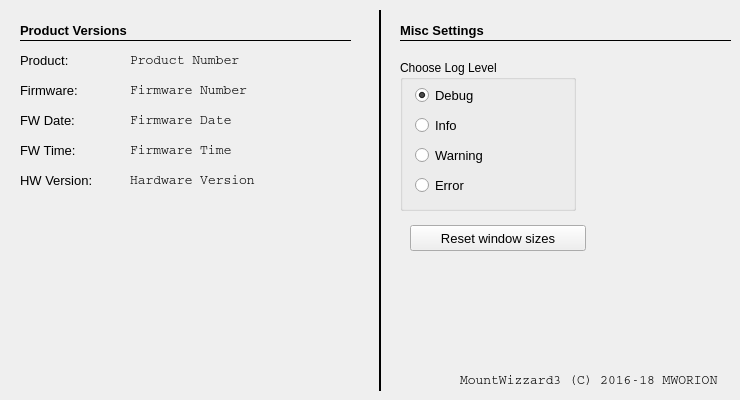
     <widget class="QWidget" name="tab_11">
      <attribute name="title">
       <string>Versions</string>
      </attribute>
      <widget class="QLabel" name="le_firmwareTime">
       <property name="geometry">
        <rect>
         <x>130</x>
         <y>140</y>
         <width>191</width>
         <height>21</height>
        </rect>
       </property>
       <property name="font">
        <font>
         <family>Courier</family>
         <pointsize>10</pointsize>
         <weight>50</weight>
         <bold>false</bold>
        </font>
       </property>
       <property name="text">
        <string>Firmware Time</string>
       </property>
      </widget>
      <widget class="QLabel" name="le_firmwareProductName">
       <property name="geometry">
        <rect>
         <x>130</x>
         <y>50</y>
         <width>191</width>
         <height>21</height>
        </rect>
       </property>
       <property name="font">
        <font>
         <family>Courier</family>
         <pointsize>10</pointsize>
         <weight>50</weight>
         <bold>false</bold>
        </font>
       </property>
       <property name="text">
        <string>Product Number</string>
       </property>
      </widget>
      <widget class="QLabel" name="le_firmwareDate">
       <property name="geometry">
        <rect>
         <x>130</x>
         <y>110</y>
         <width>191</width>
         <height>21</height>
        </rect>
       </property>
       <property name="font">
        <font>
         <family>Courier</family>
         <pointsize>10</pointsize>
         <weight>50</weight>
         <bold>false</bold>
        </font>
       </property>
       <property name="text">
        <string>Firmware Date</string>
       </property>
      </widget>
      <widget class="QLabel" name="firmwareProductName_2">
       <property name="geometry">
        <rect>
         <x>20</x>
         <y>50</y>
         <width>101</width>
         <height>21</height>
        </rect>
       </property>
       <property name="font">
        <font>
         <family>Arial</family>
         <pointsize>10</pointsize>
         <weight>50</weight>
         <bold>false</bold>
        </font>
       </property>
       <property name="text">
        <string>Product:</string>
       </property>
      </widget>
      <widget class="QLabel" name="le_firmwareProductName_2">
       <property name="geometry">
        <rect>
         <x>460</x>
         <y>370</y>
         <width>271</width>
         <height>21</height>
        </rect>
       </property>
       <property name="font">
        <font>
         <family>Courier</family>
         <pointsize>10</pointsize>
         <weight>50</weight>
         <bold>false</bold>
        </font>
       </property>
       <property name="text">
        <string>MountWizzard3 (C) 2016-18 MWORION</string>
       </property>
      </widget>
      <widget class="QLabel" name="firmwareProductName_6">
       <property name="geometry">
        <rect>
         <x>20</x>
         <y>170</y>
         <width>101</width>
         <height>21</height>
        </rect>
       </property>
       <property name="font">
        <font>
         <family>Arial</family>
         <pointsize>10</pointsize>
         <weight>50</weight>
         <bold>false</bold>
        </font>
       </property>
       <property name="text">
        <string>HW Version:</string>
       </property>
      </widget>
      <widget class="QLabel" name="label_56">
       <property name="geometry">
        <rect>
         <x>20</x>
         <y>20</y>
         <width>161</width>
         <height>21</height>
        </rect>
       </property>
       <property name="font">
        <font>
         <family>Arial</family>
         <pointsize>10</pointsize>
         <weight>75</weight>
         <bold>true</bold>
        </font>
       </property>
       <property name="text">
        <string>Product Versions</string>
       </property>
      </widget>
      <widget class="QLabel" name="le_hardwareVersion">
       <property name="geometry">
        <rect>
         <x>130</x>
         <y>170</y>
         <width>201</width>
         <height>21</height>
        </rect>
       </property>
       <property name="font">
        <font>
         <family>Courier</family>
         <pointsize>10</pointsize>
         <weight>50</weight>
         <bold>false</bold>
        </font>
       </property>
       <property name="text">
        <string>Hardware Version</string>
       </property>
      </widget>
      <widget class="QLabel" name="le_firmwareNumber">
       <property name="geometry">
        <rect>
         <x>130</x>
         <y>80</y>
         <width>191</width>
         <height>21</height>
        </rect>
       </property>
       <property name="font">
        <font>
         <family>Courier</family>
         <pointsize>10</pointsize>
         <weight>50</weight>
         <bold>false</bold>
        </font>
       </property>
       <property name="text">
        <string>Firmware Number</string>
       </property>
      </widget>
      <widget class="Line" name="line_6">
       <property name="geometry">
        <rect>
         <x>20</x>
         <y>40</y>
         <width>331</width>
         <height>1</height>
        </rect>
       </property>
       <property name="font">
        <font>
         <family>Arial</family>
         <pointsize>10</pointsize>
         <weight>50</weight>
         <bold>false</bold>
        </font>
       </property>
       <property name="frameShadow">
        <enum>QFrame::Plain</enum>
       </property>
       <property name="orientation">
        <enum>Qt::Horizontal</enum>
       </property>
      </widget>
      <widget class="QLabel" name="firmwareProductName_4">
       <property name="geometry">
        <rect>
         <x>20</x>
         <y>110</y>
         <width>101</width>
         <height>21</height>
        </rect>
       </property>
       <property name="font">
        <font>
         <family>Arial</family>
         <pointsize>10</pointsize>
         <weight>50</weight>
         <bold>false</bold>
        </font>
       </property>
       <property name="text">
        <string>FW Date:</string>
       </property>
      </widget>
      <widget class="QLabel" name="firmwareProductName_5">
       <property name="geometry">
        <rect>
         <x>20</x>
         <y>140</y>
         <width>101</width>
         <height>21</height>
        </rect>
       </property>
       <property name="font">
        <font>
         <family>Arial</family>
         <pointsize>10</pointsize>
         <weight>50</weight>
         <bold>false</bold>
        </font>
       </property>
       <property name="text">
        <string>FW Time:</string>
       </property>
      </widget>
      <widget class="QLabel" name="firmwareProductName_3">
       <property name="geometry">
        <rect>
         <x>20</x>
         <y>80</y>
         <width>101</width>
         <height>21</height>
        </rect>
       </property>
       <property name="font">
        <font>
         <family>Arial</family>
         <pointsize>10</pointsize>
         <weight>50</weight>
         <bold>false</bold>
        </font>
       </property>
       <property name="text">
        <string>Firmware:</string>
       </property>
      </widget>
      <widget class="QGroupBox" name="logginLevel">
       <property name="geometry">
        <rect>
         <x>400</x>
         <y>60</y>
         <width>176</width>
         <height>151</height>
        </rect>
       </property>
       <property name="title">
        <string>Choose Log Level</string>
       </property>
       <widget class="QRadioButton" name="loglevelDebug">
        <property name="geometry">
         <rect>
          <x>15</x>
          <y>25</y>
          <width>121</width>
          <height>21</height>
         </rect>
        </property>
        <property name="font">
         <font>
          <family>Arial</family>
          <pointsize>10</pointsize>
          <weight>50</weight>
          <bold>false</bold>
         </font>
        </property>
        <property name="toolTip">
         <string>&lt;html&gt;&lt;head/&gt;&lt;body&gt;&lt;p&gt;Choose local solver&lt;/p&gt;&lt;/body&gt;&lt;/html&gt;</string>
        </property>
        <property name="text">
         <string>Debug</string>
        </property>
        <property name="checked">
         <bool>true</bool>
        </property>
       </widget>
       <widget class="QRadioButton" name="loglevelInfo">
        <property name="geometry">
         <rect>
          <x>15</x>
          <y>55</y>
          <width>76</width>
          <height>21</height>
         </rect>
        </property>
        <property name="font">
         <font>
          <family>Arial</family>
          <pointsize>10</pointsize>
          <weight>50</weight>
          <bold>false</bold>
         </font>
        </property>
        <property name="toolTip">
         <string>&lt;html&gt;&lt;head/&gt;&lt;body&gt;&lt;p&gt;Choose online solver nova.astrometry.net as solver&lt;/p&gt;&lt;/body&gt;&lt;/html&gt;</string>
        </property>
        <property name="text">
         <string>Info</string>
        </property>
        <property name="checked">
         <bool>false</bool>
        </property>
       </widget>
       <widget class="QRadioButton" name="loglevelWarning">
        <property name="geometry">
         <rect>
          <x>15</x>
          <y>85</y>
          <width>106</width>
          <height>21</height>
         </rect>
        </property>
        <property name="font">
         <font>
          <family>Arial</family>
          <pointsize>10</pointsize>
          <weight>50</weight>
          <bold>false</bold>
         </font>
        </property>
        <property name="toolTip">
         <string>&lt;html&gt;&lt;head/&gt;&lt;body&gt;&lt;p&gt;Choose online solver nova.astrometry.net as solver&lt;/p&gt;&lt;/body&gt;&lt;/html&gt;</string>
        </property>
        <property name="text">
         <string>Warning</string>
        </property>
        <property name="checked">
         <bool>false</bool>
        </property>
       </widget>
       <widget class="QRadioButton" name="loglevelError">
        <property name="geometry">
         <rect>
          <x>15</x>
          <y>115</y>
          <width>106</width>
          <height>21</height>
         </rect>
        </property>
        <property name="font">
         <font>
          <family>Arial</family>
          <pointsize>10</pointsize>
          <weight>50</weight>
          <bold>false</bold>
         </font>
        </property>
        <property name="toolTip">
         <string>&lt;html&gt;&lt;head/&gt;&lt;body&gt;&lt;p&gt;Choose online solver nova.astrometry.net as solver&lt;/p&gt;&lt;/body&gt;&lt;/html&gt;</string>
        </property>
        <property name="text">
         <string>Error</string>
        </property>
        <property name="checked">
         <bool>false</bool>
        </property>
       </widget>
      </widget>
      <widget class="Line" name="line_57">
       <property name="geometry">
        <rect>
         <x>370</x>
         <y>10</y>
         <width>21</width>
         <height>381</height>
        </rect>
       </property>
       <property name="styleSheet">
        <string notr="true"/>
       </property>
       <property name="frameShadow">
        <enum>QFrame::Plain</enum>
       </property>
       <property name="lineWidth">
        <number>2</number>
       </property>
       <property name="orientation">
        <enum>Qt::Vertical</enum>
       </property>
      </widget>
      <widget class="Line" name="line_9">
       <property name="geometry">
        <rect>
         <x>400</x>
         <y>40</y>
         <width>331</width>
         <height>1</height>
        </rect>
       </property>
       <property name="font">
        <font>
         <family>Arial</family>
         <pointsize>10</pointsize>
         <weight>50</weight>
         <bold>false</bold>
        </font>
       </property>
       <property name="frameShadow">
        <enum>QFrame::Plain</enum>
       </property>
       <property name="orientation">
        <enum>Qt::Horizontal</enum>
       </property>
      </widget>
      <widget class="QLabel" name="label_59">
       <property name="geometry">
        <rect>
         <x>400</x>
         <y>20</y>
         <width>161</width>
         <height>21</height>
        </rect>
       </property>
       <property name="font">
        <font>
         <family>Arial</family>
         <pointsize>10</pointsize>
         <weight>75</weight>
         <bold>true</bold>
        </font>
       </property>
       <property name="text">
        <string>Misc Settings</string>
       </property>
      </widget>
      <widget class="QPushButton" name="btn_resetWindowSizes">
       <property name="geometry">
        <rect>
         <x>410</x>
         <y>225</y>
         <width>176</width>
         <height>26</height>
        </rect>
       </property>
       <property name="font">
        <font>
         <family>Arial</family>
         <pointsize>10</pointsize>
         <weight>50</weight>
         <bold>false</bold>
        </font>
       </property>
       <property name="toolTip">
        <string>&lt;html&gt;&lt;head/&gt;&lt;body&gt;&lt;p&gt;Opens the image window&lt;/p&gt;&lt;/body&gt;&lt;/html&gt;</string>
       </property>
       <property name="styleSheet">
        <string notr="true"/>
       </property>
       <property name="text">
        <string>Reset window sizes</string>
       </property>
      </widget>
     </widget>
